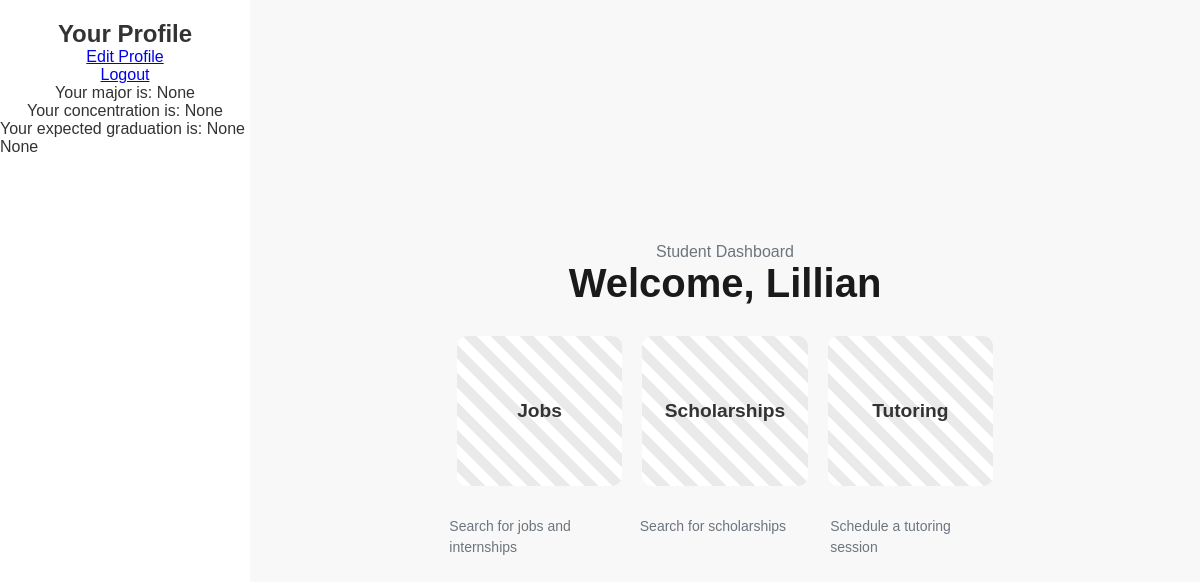
The page /dashboard (signed in) on the database its author committed.
### portal/models.py (models this page shows, shortened)
class User(db.Model, UserMixin):
    id = db.Column(db.Integer(), primary_key=True)
    firstname = db.Column(db.String(length=30), nullable=False, unique=False)
    lastname = db.Column(db.String(length=30), nullable=False, unique=False)
    email_address=db.Column(db.String(length=50), nullable=True, unique=True)
    password_hash= db.Column(db.String(length=60), nullable=False)
    major=db.Column(db.String(length=30), nullable=True)
    concentration=db.Column(db.String(length=30), nullable=True)
    gradmonth=db.Column(db.Integer(), nullable=True)
    gradyear=db.Column(db.Integer(), nullable=True)
    @property
    def password(self):
        return self.password

### portal/routes.py (the view)
@app.route('/dashboard')
@login_required
def dashboard_page():
    return render_template('dashboard.html')

### portal/models.py (called while the page is built)
@login_manager.user_loader
def load_user(user_id):
    return User.query.get(int(user_id))

### portal/templates/dashboard.html (shortened to what this page needs)
<!DOCTYPE html>
<html lang="en">
<head>
</head>
<body>
<div class="sidebar">
    <h2>Your Profile</h2>
    <a href="{{ url_for('profile_page') }}">Edit Profile</a>
    <a href="{{ url_for('logout_page') }}">Logout</a>
    <p>Your major is: {{ current_user.major }}</p>
    <p>Your concentration is: {{ current_user.concentration }}</p>
    <p>Your expected graduation is: {{ current_user.gradmonth }} {{current_user.gradyear}}</p>
</div>
<div class="container">
    <div class="header">
        <p>Student Dashboard</p>
        <h1>Welcome, {{current_user.firstname}}</h1>
    </div>
    <div class="grid">
        <a href="{{ url_for('jobs_page') }}" class="box-button">Jobs</a>
        <a href="#feature2" class="box-button">Scholarships</a>
        <a href="#feature3" class="box-button">Tutoring</a>
    </div>
    <div class="content">
        <div class="section">
            <p>Search for jobs and internships</p>
        </div>
        <div class="section">
            <p>Search for scholarships</p>
        </div>
        <div class="section">
            <p>Schedule a tutoring session</p>
    </div>
</div>
</body>
</html>

### portal/templates/dashboard.html (style rules this page uses)
* { margin: 0; padding: 0; box-sizing: border-box; }
body { font-family: Arial, sans-serif; background-color: #f8f8f8; display: flex; justify-content: center; align-items: center; min-height: 100vh; }
.sidebar { width: 250px; background-color: #fff; color: #333; display: flex; flex-direction: column; align-items: center; padding-top: 20px; position: fixed; height: 100%; top: 0; left: 0; }
.container { text-align: center; margin-left: 250px; padding: 40px; width: calc(100%-250px); }
.header { margin-bottom: 20px; }
.header h1 { font-size: 2.5rem; color: #1a1a1a; margin-bottom: 10px; }
.header p { font-size: 1rem; color: #6c757d; }
.grid { display: flex; gap: 20px; justify-content: center; margin-top: 30px; }
.box-button { width: 30%; height: 150px; background-color: #eaeaea; border-radius: 10px; justify-content: center; align-items: center; display: flex; text-decoration: none; color: #333; font-size: 1.2rem; font-weight: bold; transition: background-color 0.3s, transform 0.2s; background-image: repeating-linear-gradient( 45deg, #ffffff, #ffffff 10px, #eaeaea 10px, #eaeaea 20px ); }
.content { display: flex; gap: 20px; justify-content: center; margin-top: 30px; }
.content .section { width: 45%; text-align: left; }
.content .section p { font-size: 0.875rem; color: #6c757d; line-height: 1.5; }

### rows shown on the page
User: major "None", concentration "None", gradmonth "None", gradyear "None", firstname "Lillian"
